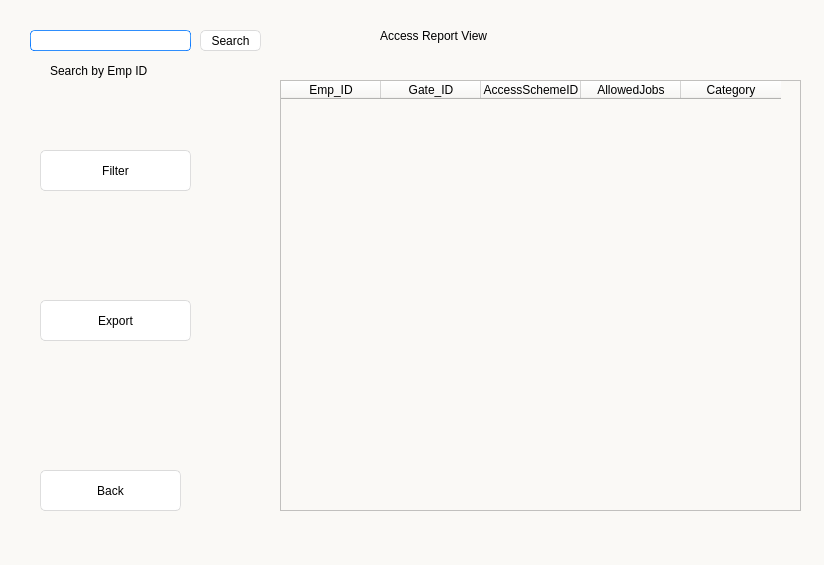
<?xml version="1.0" encoding="UTF-8"?>
<ui version="4.0">
 <class>Form</class>
 <widget class="QWidget" name="Form">
  <property name="geometry">
   <rect>
    <x>0</x>
    <y>0</y>
    <width>824</width>
    <height>565</height>
   </rect>
  </property>
  <property name="windowTitle">
   <string>Form</string>
  </property>
  <property name="styleSheet">
   <string notr="true">background:rgb(250, 249, 246)</string>
  </property>
  <widget class="QLabel" name="label">
   <property name="geometry">
    <rect>
     <x>380</x>
     <y>20</y>
     <width>241</width>
     <height>31</height>
    </rect>
   </property>
   <property name="styleSheet">
    <string notr="true">font: 25 20pt &quot;Bahnschrift Light&quot;;
	border-style: solid;</string>
   </property>
   <property name="text">
    <string>Access Report View</string>
   </property>
  </widget>
  <widget class="QTableWidget" name="tableWidget">
   <property name="geometry">
    <rect>
     <x>280</x>
     <y>80</y>
     <width>521</width>
     <height>431</height>
    </rect>
   </property>
   <column>
    <property name="text">
     <string>Emp_ID</string>
    </property>
   </column>
   <column>
    <property name="text">
     <string>Gate_ID</string>
    </property>
   </column>
   <column>
    <property name="text">
     <string>AccessSchemeID</string>
    </property>
   </column>
   <column>
    <property name="text">
     <string>AllowedJobs</string>
    </property>
   </column>
   <column>
    <property name="text">
     <string>Category</string>
    </property>
   </column>
  </widget>
  <widget class="QPushButton" name="pushButton">
   <property name="geometry">
    <rect>
     <x>40</x>
     <y>300</y>
     <width>151</width>
     <height>41</height>
    </rect>
   </property>
   <property name="styleSheet">
    <string notr="true">QPushButton{
	font: 25 11pt &quot;Bahnschrift Light&quot;;
	border-style: solid;
	border-top-color: qlineargradient(spread:pad, x1:0.5, y1:1, x2:0.5, y2:0, stop:0 rgb(215, 215, 215), stop:1 rgb(222, 222, 222));
	border-right-color: qlineargradient(spread:pad, x1:0, y1:0.5, x2:1, y2:0.5, stop:0 rgb(217, 217, 217), stop:1 rgb(227, 227, 227));
	border-left-color: qlineargradient(spread:pad, x1:0, y1:0.5, x2:1, y2:0.5, stop:0 rgb(227, 227, 227), stop:1 rgb(217, 217, 217));
	border-bottom-color: qlineargradient(spread:pad, x1:0.5, y1:1, x2:0.5, y2:0, stop:0 rgb(215, 215, 215), stop:1 rgb(222, 222, 222));
	border-width: 1px;
	border-radius: 5px;
	color: rgb(0,0,0);
	padding: 2px;
	background-color: rgb(255,255,255);
}
QPushButton:hover{
	border-style: solid;
	border-top-color: qlineargradient(spread:pad, x1:0.5, y1:1, x2:0.5, y2:0, stop:0 rgb(195, 195, 195), stop:1 rgb(222, 222, 222));
	border-right-color: qlineargradient(spread:pad, x1:0, y1:0.5, x2:1, y2:0.5, stop:0 rgb(197, 197, 197), stop:1 rgb(227, 227, 227));
	border-left-color: qlineargradient(spread:pad, x1:0, y1:0.5, x2:1, y2:0.5, stop:0 rgb(227, 227, 227), stop:1 rgb(197, 197, 197));
	border-bottom-color: qlineargradient(spread:pad, x1:0.5, y1:1, x2:0.5, y2:0, stop:0 rgb(195, 195, 195), stop:1 rgb(222, 222, 222));
	border-width: 1px;
	border-radius: 5px;
	color: rgb(0,0,0);
	padding: 2px;
	background-color: rgb(255,255,255);
}
QPushButton:pressed{
	border-style: solid;
	border-top-color: qlineargradient(spread:pad, x1:0.5, y1:1, x2:0.5, y2:0, stop:0 rgb(215, 215, 215), stop:1 rgb(222, 222, 222));
	border-right-color: qlineargradient(spread:pad, x1:0, y1:0.5, x2:1, y2:0.5, stop:0 rgb(217, 217, 217), stop:1 rgb(227, 227, 227));
	border-left-color: qlineargradient(spread:pad, x1:0, y1:0.5, x2:1, y2:0.5, stop:0 rgb(227, 227, 227), stop:1 rgb(217, 217, 217));
	border-bottom-color: qlineargradient(spread:pad, x1:0.5, y1:1, x2:0.5, y2:0, stop:0 rgb(215, 215, 215), stop:1 rgb(222, 222, 222));
	border-width: 1px;
	border-radius: 5px;
	color: rgb(0,0,0);
	padding: 2px;
	background-color: rgb(142,142,142);
}
QPushButton:disabled{
	border-style: solid;
	border-top-color: qlineargradient(spread:pad, x1:0.5, y1:1, x2:0.5, y2:0, stop:0 rgb(215, 215, 215), stop:1 rgb(222, 222, 222));
	border-right-color: qlineargradient(spread:pad, x1:0, y1:0.5, x2:1, y2:0.5, stop:0 rgb(217, 217, 217), stop:1 rgb(227, 227, 227));
	border-left-color: qlineargradient(spread:pad, x1:0, y1:0.5, x2:1, y2:0.5, stop:0 rgb(227, 227, 227), stop:1 rgb(217, 217, 217));
	border-bottom-color: qlineargradient(spread:pad, x1:0.5, y1:1, x2:0.5, y2:0, stop:0 rgb(215, 215, 215), stop:1 rgb(222, 222, 222));
	border-width: 1px;
	border-radius: 5px;
	color: #808086;
	padding: 2px;
	background-color: rgb(142,142,142);
}</string>
   </property>
   <property name="text">
    <string>Export</string>
   </property>
  </widget>
  <widget class="QPushButton" name="backaccrep_btn">
   <property name="geometry">
    <rect>
     <x>40</x>
     <y>470</y>
     <width>141</width>
     <height>41</height>
    </rect>
   </property>
   <property name="styleSheet">
    <string notr="true">QPushButton{
	font: 25 11pt &quot;Bahnschrift Light&quot;;
	border-style: solid;
	border-top-color: qlineargradient(spread:pad, x1:0.5, y1:1, x2:0.5, y2:0, stop:0 rgb(215, 215, 215), stop:1 rgb(222, 222, 222));
	border-right-color: qlineargradient(spread:pad, x1:0, y1:0.5, x2:1, y2:0.5, stop:0 rgb(217, 217, 217), stop:1 rgb(227, 227, 227));
	border-left-color: qlineargradient(spread:pad, x1:0, y1:0.5, x2:1, y2:0.5, stop:0 rgb(227, 227, 227), stop:1 rgb(217, 217, 217));
	border-bottom-color: qlineargradient(spread:pad, x1:0.5, y1:1, x2:0.5, y2:0, stop:0 rgb(215, 215, 215), stop:1 rgb(222, 222, 222));
	border-width: 1px;
	border-radius: 5px;
	color: rgb(0,0,0);
	padding: 2px;
	background-color: rgb(255,255,255);
}
QPushButton:hover{
	border-style: solid;
	border-top-color: qlineargradient(spread:pad, x1:0.5, y1:1, x2:0.5, y2:0, stop:0 rgb(195, 195, 195), stop:1 rgb(222, 222, 222));
	border-right-color: qlineargradient(spread:pad, x1:0, y1:0.5, x2:1, y2:0.5, stop:0 rgb(197, 197, 197), stop:1 rgb(227, 227, 227));
	border-left-color: qlineargradient(spread:pad, x1:0, y1:0.5, x2:1, y2:0.5, stop:0 rgb(227, 227, 227), stop:1 rgb(197, 197, 197));
	border-bottom-color: qlineargradient(spread:pad, x1:0.5, y1:1, x2:0.5, y2:0, stop:0 rgb(195, 195, 195), stop:1 rgb(222, 222, 222));
	border-width: 1px;
	border-radius: 5px;
	color: rgb(0,0,0);
	padding: 2px;
	background-color: rgb(255,255,255);
}
QPushButton:pressed{
	border-style: solid;
	border-top-color: qlineargradient(spread:pad, x1:0.5, y1:1, x2:0.5, y2:0, stop:0 rgb(215, 215, 215), stop:1 rgb(222, 222, 222));
	border-right-color: qlineargradient(spread:pad, x1:0, y1:0.5, x2:1, y2:0.5, stop:0 rgb(217, 217, 217), stop:1 rgb(227, 227, 227));
	border-left-color: qlineargradient(spread:pad, x1:0, y1:0.5, x2:1, y2:0.5, stop:0 rgb(227, 227, 227), stop:1 rgb(217, 217, 217));
	border-bottom-color: qlineargradient(spread:pad, x1:0.5, y1:1, x2:0.5, y2:0, stop:0 rgb(215, 215, 215), stop:1 rgb(222, 222, 222));
	border-width: 1px;
	border-radius: 5px;
	color: rgb(0,0,0);
	padding: 2px;
	background-color: rgb(142,142,142);
}
QPushButton:disabled{
	border-style: solid;
	border-top-color: qlineargradient(spread:pad, x1:0.5, y1:1, x2:0.5, y2:0, stop:0 rgb(215, 215, 215), stop:1 rgb(222, 222, 222));
	border-right-color: qlineargradient(spread:pad, x1:0, y1:0.5, x2:1, y2:0.5, stop:0 rgb(217, 217, 217), stop:1 rgb(227, 227, 227));
	border-left-color: qlineargradient(spread:pad, x1:0, y1:0.5, x2:1, y2:0.5, stop:0 rgb(227, 227, 227), stop:1 rgb(217, 217, 217));
	border-bottom-color: qlineargradient(spread:pad, x1:0.5, y1:1, x2:0.5, y2:0, stop:0 rgb(215, 215, 215), stop:1 rgb(222, 222, 222));
	border-width: 1px;
	border-radius: 5px;
	color: #808086;
	padding: 2px;
	background-color: rgb(142,142,142);
}</string>
   </property>
   <property name="text">
    <string>Back</string>
   </property>
  </widget>
  <widget class="QLineEdit" name="lineEdit_accrep">
   <property name="geometry">
    <rect>
     <x>30</x>
     <y>30</y>
     <width>161</width>
     <height>21</height>
    </rect>
   </property>
   <property name="styleSheet">
    <string notr="true">border-width: 1px; border-radius: 4px;
background-color: rgb(255, 255, 255);
	border-style: solid;
	border-color: qlineargradient(spread:pad, x1:0.5, y1:1, x2:0.5, y2:0, stop:0 rgba(0, 113, 255, 255), stop:1 rgba(91, 171, 252, 255));</string>
   </property>
  </widget>
  <widget class="QPushButton" name="searchaccrep">
   <property name="geometry">
    <rect>
     <x>200</x>
     <y>30</y>
     <width>61</width>
     <height>21</height>
    </rect>
   </property>
   <property name="styleSheet">
    <string notr="true">QPushButton{
	font: 25 11pt &quot;Bahnschrift Light&quot;;
	border-style: solid;
	border-top-color: qlineargradient(spread:pad, x1:0.5, y1:1, x2:0.5, y2:0, stop:0 rgb(215, 215, 215), stop:1 rgb(222, 222, 222));
	border-right-color: qlineargradient(spread:pad, x1:0, y1:0.5, x2:1, y2:0.5, stop:0 rgb(217, 217, 217), stop:1 rgb(227, 227, 227));
	border-left-color: qlineargradient(spread:pad, x1:0, y1:0.5, x2:1, y2:0.5, stop:0 rgb(227, 227, 227), stop:1 rgb(217, 217, 217));
	border-bottom-color: qlineargradient(spread:pad, x1:0.5, y1:1, x2:0.5, y2:0, stop:0 rgb(215, 215, 215), stop:1 rgb(222, 222, 222));
	border-width: 1px;
	border-radius: 5px;
	color: rgb(0,0,0);
	padding: 2px;
	background-color: rgb(255,255,255);
}
QPushButton:hover{
	border-style: solid;
	border-top-color: qlineargradient(spread:pad, x1:0.5, y1:1, x2:0.5, y2:0, stop:0 rgb(195, 195, 195), stop:1 rgb(222, 222, 222));
	border-right-color: qlineargradient(spread:pad, x1:0, y1:0.5, x2:1, y2:0.5, stop:0 rgb(197, 197, 197), stop:1 rgb(227, 227, 227));
	border-left-color: qlineargradient(spread:pad, x1:0, y1:0.5, x2:1, y2:0.5, stop:0 rgb(227, 227, 227), stop:1 rgb(197, 197, 197));
	border-bottom-color: qlineargradient(spread:pad, x1:0.5, y1:1, x2:0.5, y2:0, stop:0 rgb(195, 195, 195), stop:1 rgb(222, 222, 222));
	border-width: 1px;
	border-radius: 5px;
	color: rgb(0,0,0);
	padding: 2px;
	background-color: rgb(255,255,255);
}
QPushButton:pressed{
	border-style: solid;
	border-top-color: qlineargradient(spread:pad, x1:0.5, y1:1, x2:0.5, y2:0, stop:0 rgb(215, 215, 215), stop:1 rgb(222, 222, 222));
	border-right-color: qlineargradient(spread:pad, x1:0, y1:0.5, x2:1, y2:0.5, stop:0 rgb(217, 217, 217), stop:1 rgb(227, 227, 227));
	border-left-color: qlineargradient(spread:pad, x1:0, y1:0.5, x2:1, y2:0.5, stop:0 rgb(227, 227, 227), stop:1 rgb(217, 217, 217));
	border-bottom-color: qlineargradient(spread:pad, x1:0.5, y1:1, x2:0.5, y2:0, stop:0 rgb(215, 215, 215), stop:1 rgb(222, 222, 222));
	border-width: 1px;
	border-radius: 5px;
	color: rgb(0,0,0);
	padding: 2px;
	background-color: rgb(142,142,142);
}
QPushButton:disabled{
	border-style: solid;
	border-top-color: qlineargradient(spread:pad, x1:0.5, y1:1, x2:0.5, y2:0, stop:0 rgb(215, 215, 215), stop:1 rgb(222, 222, 222));
	border-right-color: qlineargradient(spread:pad, x1:0, y1:0.5, x2:1, y2:0.5, stop:0 rgb(217, 217, 217), stop:1 rgb(227, 227, 227));
	border-left-color: qlineargradient(spread:pad, x1:0, y1:0.5, x2:1, y2:0.5, stop:0 rgb(227, 227, 227), stop:1 rgb(217, 217, 217));
	border-bottom-color: qlineargradient(spread:pad, x1:0.5, y1:1, x2:0.5, y2:0, stop:0 rgb(215, 215, 215), stop:1 rgb(222, 222, 222));
	border-width: 1px;
	border-radius: 5px;
	color: #808086;
	padding: 2px;
	background-color: rgb(142,142,142);
}</string>
   </property>
   <property name="text">
    <string>Search</string>
   </property>
  </widget>
  <widget class="QLabel" name="label_2">
   <property name="geometry">
    <rect>
     <x>50</x>
     <y>60</y>
     <width>121</width>
     <height>21</height>
    </rect>
   </property>
   <property name="styleSheet">
    <string notr="true">font: 25 11pt &quot;Bahnschrift Light&quot;;
	border-style: solid;</string>
   </property>
   <property name="text">
    <string>Search by Emp ID</string>
   </property>
  </widget>
  <widget class="QPushButton" name="pushButton_2">
   <property name="geometry">
    <rect>
     <x>40</x>
     <y>150</y>
     <width>151</width>
     <height>41</height>
    </rect>
   </property>
   <property name="styleSheet">
    <string notr="true">QPushButton{
	font: 25 11pt &quot;Bahnschrift Light&quot;;
	border-style: solid;
	border-top-color: qlineargradient(spread:pad, x1:0.5, y1:1, x2:0.5, y2:0, stop:0 rgb(215, 215, 215), stop:1 rgb(222, 222, 222));
	border-right-color: qlineargradient(spread:pad, x1:0, y1:0.5, x2:1, y2:0.5, stop:0 rgb(217, 217, 217), stop:1 rgb(227, 227, 227));
	border-left-color: qlineargradient(spread:pad, x1:0, y1:0.5, x2:1, y2:0.5, stop:0 rgb(227, 227, 227), stop:1 rgb(217, 217, 217));
	border-bottom-color: qlineargradient(spread:pad, x1:0.5, y1:1, x2:0.5, y2:0, stop:0 rgb(215, 215, 215), stop:1 rgb(222, 222, 222));
	border-width: 1px;
	border-radius: 5px;
	color: rgb(0,0,0);
	padding: 2px;
	background-color: rgb(255,255,255);
}
QPushButton:hover{
	border-style: solid;
	border-top-color: qlineargradient(spread:pad, x1:0.5, y1:1, x2:0.5, y2:0, stop:0 rgb(195, 195, 195), stop:1 rgb(222, 222, 222));
	border-right-color: qlineargradient(spread:pad, x1:0, y1:0.5, x2:1, y2:0.5, stop:0 rgb(197, 197, 197), stop:1 rgb(227, 227, 227));
	border-left-color: qlineargradient(spread:pad, x1:0, y1:0.5, x2:1, y2:0.5, stop:0 rgb(227, 227, 227), stop:1 rgb(197, 197, 197));
	border-bottom-color: qlineargradient(spread:pad, x1:0.5, y1:1, x2:0.5, y2:0, stop:0 rgb(195, 195, 195), stop:1 rgb(222, 222, 222));
	border-width: 1px;
	border-radius: 5px;
	color: rgb(0,0,0);
	padding: 2px;
	background-color: rgb(255,255,255);
}
QPushButton:pressed{
	border-style: solid;
	border-top-color: qlineargradient(spread:pad, x1:0.5, y1:1, x2:0.5, y2:0, stop:0 rgb(215, 215, 215), stop:1 rgb(222, 222, 222));
	border-right-color: qlineargradient(spread:pad, x1:0, y1:0.5, x2:1, y2:0.5, stop:0 rgb(217, 217, 217), stop:1 rgb(227, 227, 227));
	border-left-color: qlineargradient(spread:pad, x1:0, y1:0.5, x2:1, y2:0.5, stop:0 rgb(227, 227, 227), stop:1 rgb(217, 217, 217));
	border-bottom-color: qlineargradient(spread:pad, x1:0.5, y1:1, x2:0.5, y2:0, stop:0 rgb(215, 215, 215), stop:1 rgb(222, 222, 222));
	border-width: 1px;
	border-radius: 5px;
	color: rgb(0,0,0);
	padding: 2px;
	background-color: rgb(142,142,142);
}
QPushButton:disabled{
	border-style: solid;
	border-top-color: qlineargradient(spread:pad, x1:0.5, y1:1, x2:0.5, y2:0, stop:0 rgb(215, 215, 215), stop:1 rgb(222, 222, 222));
	border-right-color: qlineargradient(spread:pad, x1:0, y1:0.5, x2:1, y2:0.5, stop:0 rgb(217, 217, 217), stop:1 rgb(227, 227, 227));
	border-left-color: qlineargradient(spread:pad, x1:0, y1:0.5, x2:1, y2:0.5, stop:0 rgb(227, 227, 227), stop:1 rgb(217, 217, 217));
	border-bottom-color: qlineargradient(spread:pad, x1:0.5, y1:1, x2:0.5, y2:0, stop:0 rgb(215, 215, 215), stop:1 rgb(222, 222, 222));
	border-width: 1px;
	border-radius: 5px;
	color: #808086;
	padding: 2px;
	background-color: rgb(142,142,142);
}</string>
   </property>
   <property name="text">
    <string>Filter</string>
   </property>
  </widget>
 </widget>
 <resources/>
 <connections/>
</ui>
